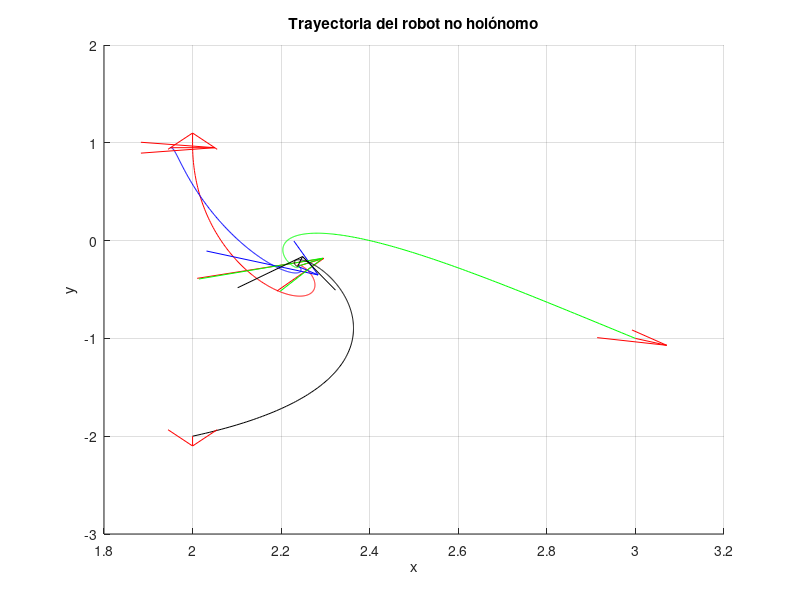

Write the MATLAB code that produced this figure.
clc
clearvars
close all

% Parámetros iniciales
l = 0.5; % Distancia del centro del robot al punto de control
K = 1*eye(8); % Ganancia del controlador

% Inicializar condiciones iniciales para 4 robots
z = [2; 1; 1.95; .95; 3; -1; 2; -2]; % Cada columna es [x; y] de un robot
Angulo = [90; 0; -45; -90]; % Ángulos dados en grados

% Matriz Laplaciana de un grafo dirigido en ciclo para 4 robots
L = [ 1  0  0 -1;
     -1  1  0  0;
      0 -1  1  0;
      0  0 -1  1];
%Laplaciano grafo no dirigido
% L=[2 -1  0 -1;
%   -1  2 -1  0;
%    0 -1  2 -1;
%   -1  0 -1  2];
I=eye(2);

% Datos de la simulación
Dt = 0.01; % Periodo de muestreo
tiempo = 30; % Duración de la simulación en segundos
iteraciones = tiempo / Dt;

% Inicializar trayectorias
z_hist = zeros(8, iteraciones+1);
z_hist(:, 1) = z;

theta = zeros(4, iteraciones+1);
theta(:, 1) = deg2rad(Angulo);

v_hist = zeros(4, iteraciones);
w_hist = zeros(4, iteraciones);

evx_hist = zeros(4,iteraciones);
evy_hist = zeros(4,iteraciones);

% Simulación
for k = 1:iteraciones
    % Calcular la matriz M para cada robot en cada iteración
    M1 = [cos(theta(1,k)) -l*sin(theta(1,k));
         sin(theta(1,k)) l*cos(theta(1,k))];
    M2 = [cos(theta(2,k)) -l*sin(theta(2,k));
         sin(theta(2,k)) l*cos(theta(2,k))];
    M3 = [cos(theta(3,k)) -l*sin(theta(3,k));
         sin(theta(3,k)) l*cos(theta(3,k))];
    M4 = [cos(theta(4,k)) -l*sin(theta(4,k));
         sin(theta(4,k)) l*cos(theta(4,k))];
    M = blkdiag(M1, M2, M3, M4);

    ev = -kron(L,I)*z(:,k);

    u = M \ (K * ev);
    
    % Separo la ley de control en lineal y rotacional
    v = [u(1),u(3),u(5),u(7)];
    w = [u(2),u(4),u(6),u(8)];
    
    % Dinámica del sistema
    z(:,k+1) = z(:,k) + Dt * (M * u);
    theta(:,k+1) = theta(:,k) + Dt * (w'); % Actualización del ángulo

    % Guardar el historial de valores para graficar
    z_hist(:, k+1) = z(:,k+1);
    v_hist(:,k) = v';
    w_hist(:,k) = w';
    evx_hist(:,k) = [ev(1); ev(3); ev(5); ev(7)];
    evy_hist(:,k) = [ev(2); ev(4); ev(6); ev(8)];
end

t = linspace(0, tiempo, iteraciones);

% Gráfica de resultados
figure;
hold on
plot(z_hist(1, :), z_hist(2, :),'r');
quiver(z_hist(1, 1), z_hist(2, 1), cos(theta(1,1)), sin(theta(1,1)), 0.1, 'r', 'LineWidth', .1, 'MaxHeadSize', 1 );
quiver(z_hist(1, end), z_hist(2, end), cos(theta(1,end)), sin(theta(1,end)), 0.1, 'r', 'LineWidth', .1, 'MaxHeadSize', 2);
plot(z_hist(3, :), z_hist(4, :),'b');
quiver(z_hist(3, 1), z_hist(4, 1), cos(theta(2,1)), sin(theta(2,1)), 0.1, 'r', 'LineWidth', .1, 'MaxHeadSize', 1 );
quiver(z_hist(3, end), z_hist(4, end), cos(theta(2,end)), sin(theta(2,end)), 0.1, 'b', 'LineWidth', .1, 'MaxHeadSize', 2);
plot(z_hist(5, :), z_hist(6, :),'g');
quiver(z_hist(5, 1), z_hist(6, 1), cos(theta(3,1)), sin(theta(3,1)), 0.1, 'r', 'LineWidth', .1, 'MaxHeadSize', 1 );
quiver(z_hist(5, end), z_hist(6, end), cos(theta(3,end)), sin(theta(3,end)), 0.1, 'g', 'LineWidth', .1, 'MaxHeadSize', 2);
plot(z_hist(7, :), z_hist(8, :),'k');
quiver(z_hist(7, 1), z_hist(8, 1), cos(theta(4,1)), sin(theta(4,1)), 0.1, 'r', 'LineWidth', .1, 'MaxHeadSize', 1 );
quiver(z_hist(7, end), z_hist(8, end), cos(theta(4,end)), sin(theta(4,end)), 0.1, 'k', 'LineWidth', .1, 'MaxHeadSize', 2);
xlabel('x');
ylabel('y');
title('Trayectoria del robot no holónomo');
hold off
grid on;

% figure
% subplot(1,2,1)
% plot(t,evx_hist)
% xlabel('t');
% ylabel('error');
% title('Error en el eje x');
% grid on
% subplot(1,2,2)
% plot(t,evy_hist)
% xlabel('t');
% ylabel('error');
% title('Error en el eje x');
% grid on
% 
% figure
% hold on
% subplot(1,2,1)
% plot(t,v_hist)
% xlabel('t');
% ylabel('v');
% title('Ley de control v');
% grid on
% subplot(1,2,2)
% plot(t,w_hist)
% xlabel('t');
% ylabel('w');
% title('Ley de control w');
% grid on
% hold off